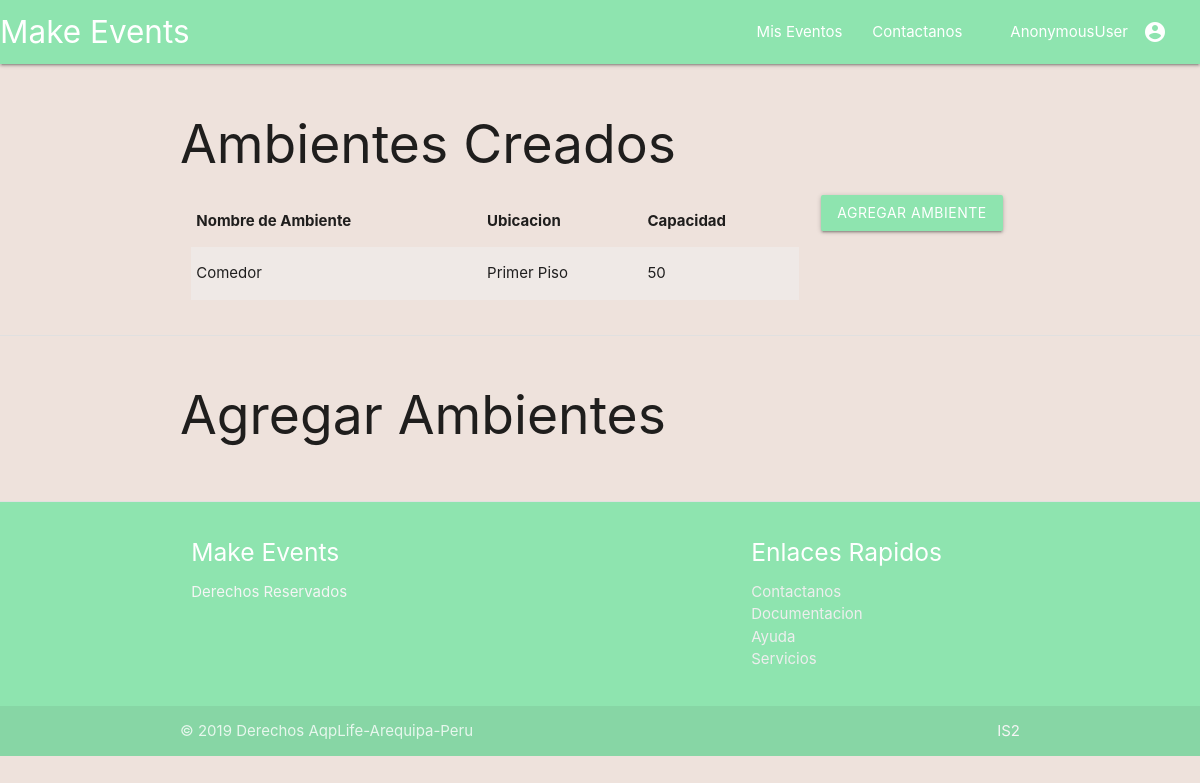
The page /eventos/2/gestionar_ambiente on the database as committed earlier.
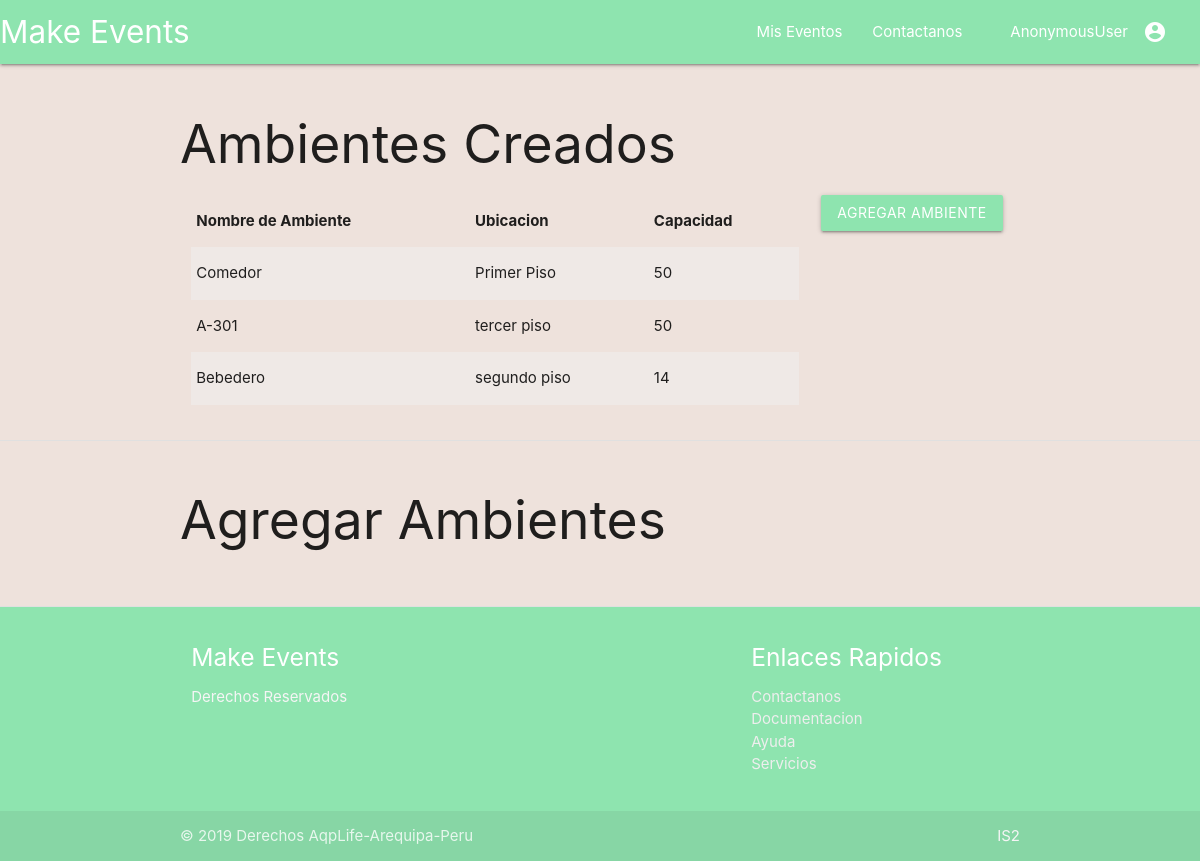
The same page on the database as committed later.
### eventos/models.py (models this page shows, shortened)
class Ambiente(models.Model):
	nombre				=models.CharField(primary_key=True,max_length=30)
	evento				=models.ForeignKey(Evento,on_delete=models.CASCADE)
	ubicacion			=models.CharField(max_length=30)
	capacidad			=models.IntegerField(default=0)

### eventos/views_modulo_configuracion.py (the view, shortened to what this page needs)
# urls.py: path('<int:evento_id>/gestionar_ambiente',views.Gestionar_AmbienteDetailView.as_view(),name='gestionar_ambiente'),
class Gestionar_AmbienteDetailView(DetailView):
    template_name        ='eventos/gestionar_ambiente.html'
    context             ={
    }
    def get(self, request, *args, **kwargs):
        evento= Evento.objects.get(pk=self.kwargs.get("evento_id"))
        self.context['evento']                =evento
        form                                 =CrearAmbienteForm()
        form.fields['evento'].initial        =evento.id
        self.context['form']                =form
        return render(request, self.template_name,self.context )

### eventos/templates/eventos/gestionar_ambiente.html (shortened to what this page needs)
{%extends 'eventos/index.html'%}
{%block section_1%}
	<div class="section row container">
		<h2>Ambientes Creados</h2>
		<div class="col s9">
			<table class="striped">
				<thead>
					<tr>
						<th>Nombre de Ambiente</th>
						<th>Ubicacion</th>
						<th>Capacidad</th>
					</tr>
				</thead>
				<tbody>
					{%for ambiente in evento.ambiente_set.all%}
					<tr>
						<td>{{ambiente.nombre}}</td>
						<td>{{ambiente.ubicacion}}</td>
						<td>{{ambiente.capacidad}} </td>
					</tr>
					{%endfor%}
				</tbody>
			</table>
		</div>
		<div class="col s3">
			<a class="waves-effect waves-light btn modal-trigger" href="#AgregarAmbiente">Agregar ambiente</a>
			</div>
		</div>
{%endblock%}
{%block section_2%}
	<div class="section row container">
		<h2>Agregar Ambientes</h2>
	</div>
{%endblock%}

Rows that differ between the two databases and show on the page:
added Ambiente: nombre "A-301", ubicacion "tercer piso", capacidad "50"
added Ambiente: nombre "Bebedero", ubicacion "segundo piso", capacidad "14"
